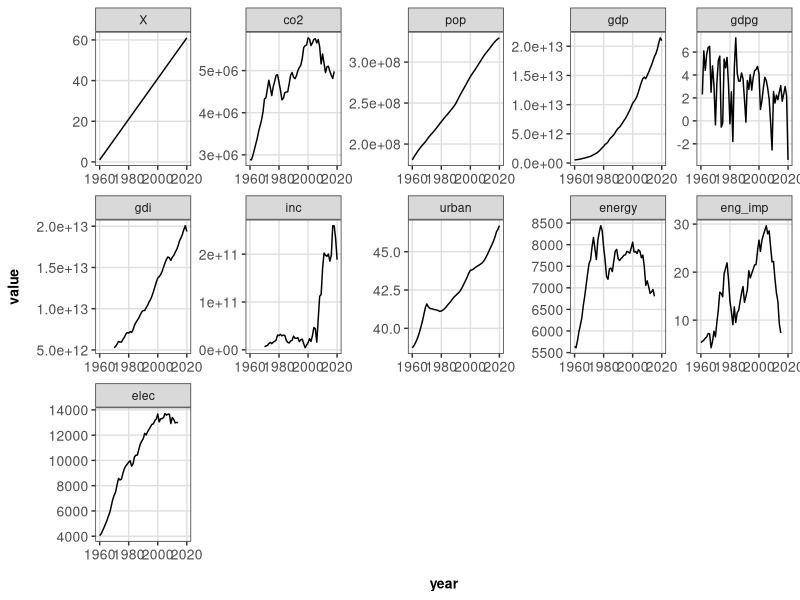
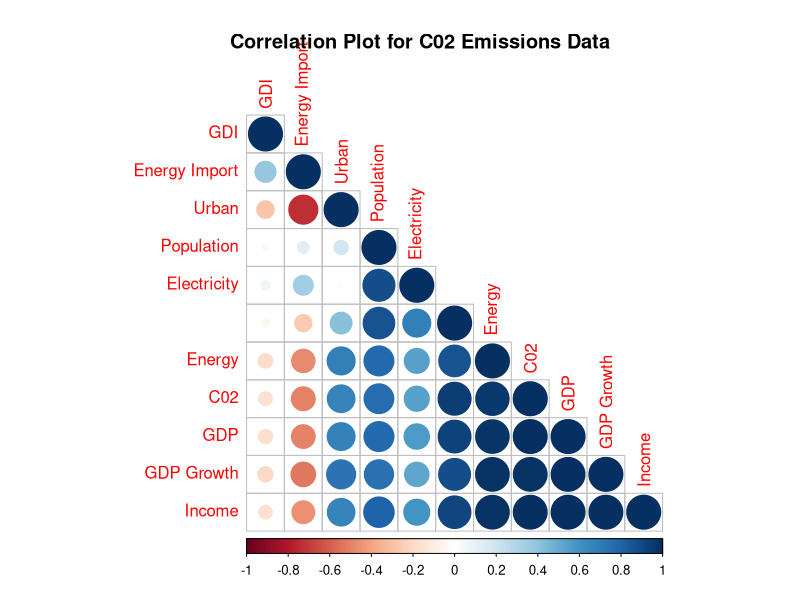

R code for these plots, in order: (Note: this script raises an error after producing the figures.)
#' 2. Data Exploration and Visualization 
#' As part of Stats 551 Final Project

# Library
library(tidyverse)
library(ggplot2)
library(reshape)

# Functions
theme_custom <- function() {
  theme_bw() + # note ggplot2 theme is used as a basis
    theme(plot.title = element_text(size = 10, face = "bold",
                                    hjust = .5,
                                    margin = margin(t = 5, b = 15)),
          plot.caption = element_text(size = 9, hjust = 0, 
                                      margin = margin(t = 15)),
          panel.grid.major = element_line(colour = "grey88"),
          panel.grid.minor = element_blank(),
          legend.title = element_text(size = 10, face = "bold"),
          legend.text = element_text(size = 10),
          axis.text = element_text(size = 10),
          axis.title.x = element_text(margin = margin(t = 10),
                                      size = 10, face = "bold"),
          axis.title.y = element_text(margin = margin(r = 10),
                                      size = 10, face = "bold"))
}

# Data
us_df = read.csv("us_df.csv")

# Plots
df.m <- melt(us_df, id = c("year"))

ggplot(df.m, aes(year, value)) + 
  geom_line() + 
  facet_wrap(~variable, scales = "free", ncol = 5) +
  theme_custom()




# Correlation plot

library(corrplot)
library(RColorBrewer)
library(ggpubr)


M <- na.omit(us_df[,-1])
colnames(M) <- c("C02", "Population", "GDP", "GDP Growth", "GDI", "Income", "Urban", "Energy", "Energy Import", "Electricity")
M <-cor(M)

corrplot(M, order = "hclust", type = "lower") + title("Correlation Plot for C02 Emissions Data")
